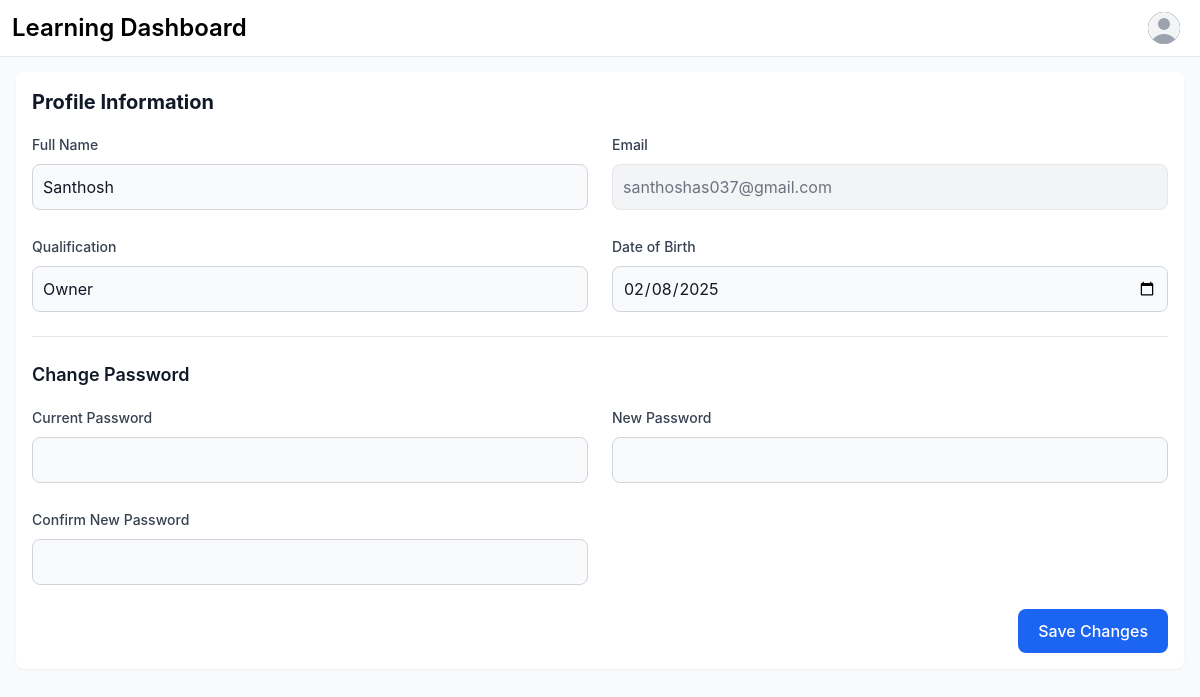
Page /profile (signed in) on the earlier database version.
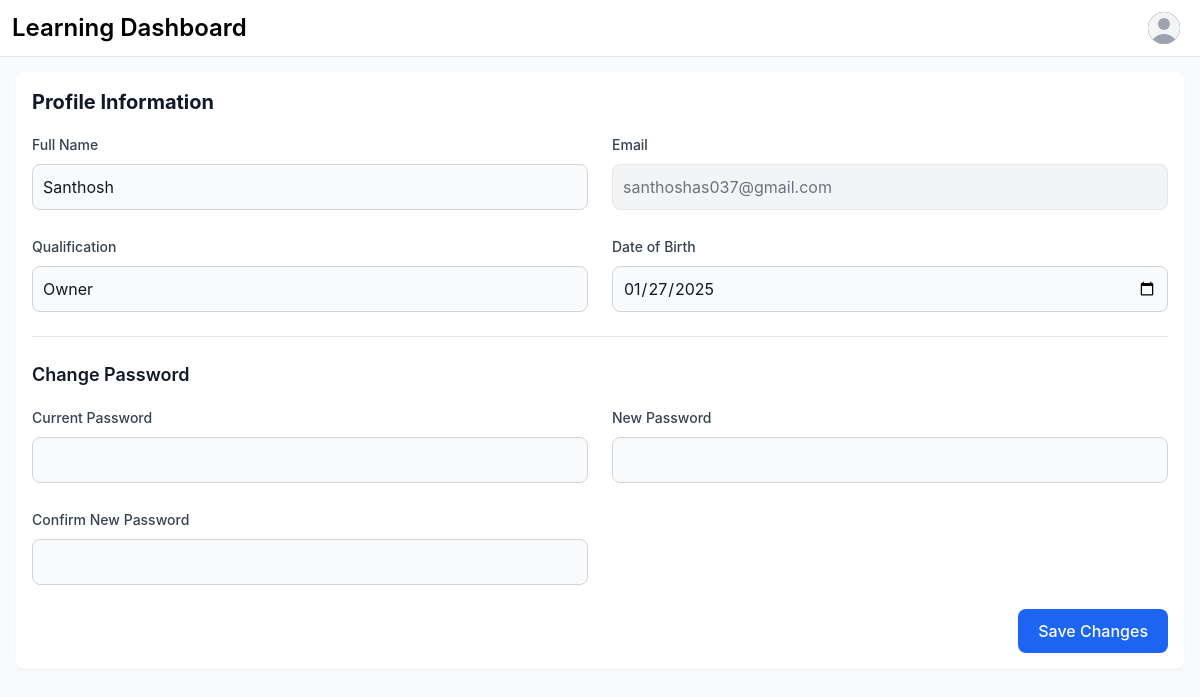
Same page on the later database version.
### app.py (models this page shows, shortened)
class User(db.Model):
    __table_args__ = {'extend_existing': True}
    id = db.Column(db.Integer, primary_key=True)
    email = db.Column(db.String(120), unique=True, nullable=False)
    password = db.Column(db.String(200), nullable=False)
    full_name = db.Column(db.String(100), nullable=False)
    qualification = db.Column(db.String(100), nullable=False)
    dob = db.Column(db.Date, nullable=False)
    is_admin = db.Column(db.Boolean, default=False)
    quiz_attempts = db.relationship(
        'QuizAttempt', back_populates='user', lazy=True,
        cascade="all, delete-orphan"
    )

### app.py (the view, shortened to what this page needs)
@app.route('/profile', methods=['GET', 'POST'])
@login_required
def profile():
    return render_template('user/user_profile.html')

### app.py (called while the page is built)
def get_current_user():
    if 'user_id' in session:
        return User.query.get(session['user_id'])
    return None

@app.context_processor
def utility_processor():
    return dict(current_user=get_current_user())

def login_required(f):
    @wraps(f)
    def decorated_function(*args, **kwargs):
        if 'user_id' not in session:
            flash('Please login first.', 'error')
            return redirect(url_for('login'))
        return f(*args, **kwargs)
    return decorated_function

### templates/user/user_profile.html (shortened to what the changed rows need)
<!DOCTYPE html>
<html lang="en">
<head>
    <link href="https://cdnjs.cloudflare.com/ajax/libs/flowbite/2.2.1/flowbite.min.css" rel="stylesheet" />
</head>
<body class="bg-gray-50">
    <div class="p-4 lg:ml-64 mt-14">
        <div class="p-4 bg-white rounded-lg shadow-sm mb-4">
            <h2 class="text-xl font-bold text-gray-900 mb-4">Profile Information</h2>
            <form id="profileForm" method="POST" class="space-y-6">
                <div class="grid grid-cols-1 md:grid-cols-2 gap-6">
                    <div class="space-y-2">
                        <label for="full_name" class="text-sm font-medium text-gray-700">Full Name</label>
                        <input type="text" id="full_name" name="full_name" value="{{ current_user.full_name }}"
                            class="w-full p-2.5 text-gray-900 bg-gray-50 rounded-lg border border-gray-300 focus:ring-blue-500 focus:border-blue-500" required>
                    </div>
                    <div class="space-y-2">
                        <label for="email" class="text-sm font-medium text-gray-700">Email</label>
                        <input type="email" id="email" value="{{ current_user.email }}"
                            class="w-full p-2.5 text-gray-500 bg-gray-100 rounded-lg border border-gray-200" disabled>
                    </div>
                    <div class="space-y-2">
                        <label for="qualification" class="text-sm font-medium text-gray-700">Qualification</label>
                        <input type="text" id="qualification" name="qualification" value="{{ current_user.qualification }}"
                            class="w-full p-2.5 text-gray-900 bg-gray-50 rounded-lg border border-gray-300 focus:ring-blue-500 focus:border-blue-500" required>
                    </div>
                    <div class="space-y-2">
                        <label for="dob" class="text-sm font-medium text-gray-700">Date of Birth</label>
                        <input type="date" id="dob" name="dob" value="{{ current_user.dob.strftime('%Y-%m-%d') }}"
                            class="w-full p-2.5 text-gray-900 bg-gray-50 rounded-lg border border-gray-300 focus:ring-blue-500 focus:border-blue-500" required>
                    </div>
                </div>
            </form>
        </div>
    </div>
</body>
</html>

Differences in the rows shown:
changed User "Santhosh": dob "02/08/2025" → "01/27/2025"
